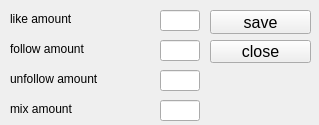
<?xml version="1.0" encoding="UTF-8"?>
<ui version="4.0">
 <class>MainWindow</class>
 <widget class="QMainWindow" name="MainWindow">
  <property name="geometry">
   <rect>
    <x>0</x>
    <y>0</y>
    <width>319</width>
    <height>125</height>
   </rect>
  </property>
  <property name="windowTitle">
   <string>MainWindow</string>
  </property>
  <widget class="QWidget" name="centralwidget">
   <widget class="QLineEdit" name="like_amount">
    <property name="geometry">
     <rect>
      <x>160</x>
      <y>10</y>
      <width>40</width>
      <height>21</height>
     </rect>
    </property>
    <property name="maximumSize">
     <size>
      <width>50</width>
      <height>50</height>
     </size>
    </property>
   </widget>
   <widget class="QLineEdit" name="follo_amount">
    <property name="geometry">
     <rect>
      <x>160</x>
      <y>40</y>
      <width>40</width>
      <height>21</height>
     </rect>
    </property>
    <property name="maximumSize">
     <size>
      <width>40</width>
      <height>45</height>
     </size>
    </property>
   </widget>
   <widget class="QLabel" name="like">
    <property name="geometry">
     <rect>
      <x>10</x>
      <y>10</y>
      <width>91</width>
      <height>17</height>
     </rect>
    </property>
    <property name="text">
     <string>like amount</string>
    </property>
   </widget>
   <widget class="QLabel" name="follow">
    <property name="geometry">
     <rect>
      <x>10</x>
      <y>40</y>
      <width>101</width>
      <height>17</height>
     </rect>
    </property>
    <property name="text">
     <string>follow amount</string>
    </property>
   </widget>
   <widget class="QLabel" name="unfollow">
    <property name="geometry">
     <rect>
      <x>10</x>
      <y>70</y>
      <width>121</width>
      <height>17</height>
     </rect>
    </property>
    <property name="text">
     <string>unfollow amount</string>
    </property>
   </widget>
   <widget class="QLabel" name="mix">
    <property name="geometry">
     <rect>
      <x>10</x>
      <y>100</y>
      <width>81</width>
      <height>17</height>
     </rect>
    </property>
    <property name="text">
     <string>mix amount</string>
    </property>
   </widget>
   <widget class="QPushButton" name="closeB">
    <property name="geometry">
     <rect>
      <x>210</x>
      <y>40</y>
      <width>101</width>
      <height>23</height>
     </rect>
    </property>
    <property name="maximumSize">
     <size>
      <width>150</width>
      <height>80</height>
     </size>
    </property>
    <property name="sizeIncrement">
     <size>
      <width>0</width>
      <height>0</height>
     </size>
    </property>
    <property name="baseSize">
     <size>
      <width>0</width>
      <height>0</height>
     </size>
    </property>
    <property name="font">
     <font>
      <pointsize>12</pointsize>
     </font>
    </property>
    <property name="text">
     <string>close</string>
    </property>
   </widget>
   <widget class="QPushButton" name="saveB">
    <property name="geometry">
     <rect>
      <x>210</x>
      <y>10</y>
      <width>101</width>
      <height>24</height>
     </rect>
    </property>
    <property name="maximumSize">
     <size>
      <width>150</width>
      <height>80</height>
     </size>
    </property>
    <property name="sizeIncrement">
     <size>
      <width>0</width>
      <height>0</height>
     </size>
    </property>
    <property name="baseSize">
     <size>
      <width>0</width>
      <height>0</height>
     </size>
    </property>
    <property name="font">
     <font>
      <pointsize>12</pointsize>
     </font>
    </property>
    <property name="text">
     <string>save</string>
    </property>
   </widget>
   <widget class="QLabel" name="text">
    <property name="geometry">
     <rect>
      <x>210</x>
      <y>70</y>
      <width>91</width>
      <height>41</height>
     </rect>
    </property>
    <property name="text">
     <string/>
    </property>
   </widget>
   <widget class="QLineEdit" name="unfollow_amount">
    <property name="geometry">
     <rect>
      <x>160</x>
      <y>70</y>
      <width>40</width>
      <height>21</height>
     </rect>
    </property>
    <property name="maximumSize">
     <size>
      <width>40</width>
      <height>45</height>
     </size>
    </property>
   </widget>
   <widget class="QLineEdit" name="mix_amount">
    <property name="geometry">
     <rect>
      <x>160</x>
      <y>100</y>
      <width>40</width>
      <height>21</height>
     </rect>
    </property>
    <property name="maximumSize">
     <size>
      <width>40</width>
      <height>45</height>
     </size>
    </property>
   </widget>
  </widget>
 </widget>
 <resources/>
 <connections/>
</ui>
